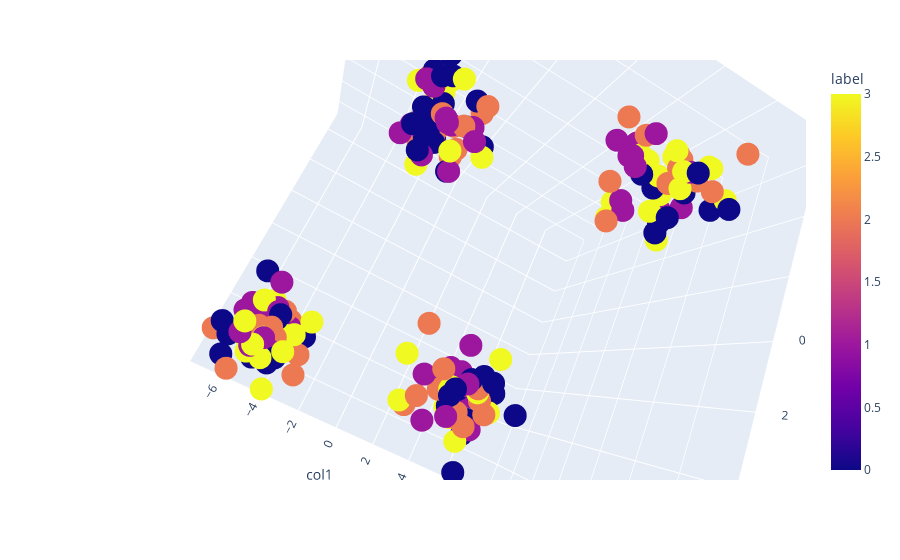

The notebook cell this image was saved under:
### Code cell
fig = px.scatter_3d(df,x='col1',y='col2',z='col3',color='label')
fig.show()

### Figure 1 — Plotly figure (JSON) as saved in the notebook; plotly's stock layout.template omitted (floating-point values rounded to 4 significant figures; data arrays with more than 128 entries replaced by an {"elided": "..."} marker saying what was removed)
{"data": [{"hovertemplate": "col1=%{x}<br>col2=%{y}<br>col3=%{z}<br>label=%{marker.color}<extra></extra>", "legendgroup": "", "marker": {"color": {"elided": "200 int values"}, "coloraxis": "coloraxis", "symbol": "circle"}, "mode": "markers", "name": "", "scene": "scene", "showlegend": false, "type": "scatter3d", "x": {"elided": "200 float values"}, "y": {"elided": "200 float values"}, "z": {"elided": "200 float values"}}], "layout": {"autosize": true, "coloraxis": {"colorbar": {"title": {"text": "label"}}, "colorscale": [[0, "#0d0887"], [0.1111, "#46039f"], [0.2222, "#7201a8"], [0.3333, "#9c179e"], [0.4444, "#bd3786"], [0.5556, "#d8576b"], [0.6667, "#ed7953"], [0.7778, "#fb9f3a"], [0.8889, "#fdca26"], [1, "#f0f921"]]}, "legend": {"tracegroupgap": 0}, "margin": {"t": 60}, "scene": {"aspectmode": "auto", "aspectratio": {"x": 1.017, "y": 1.011, "z": 0.9724}, "camera": {"center": {"x": 0, "y": 0, "z": 0}, "eye": {"x": -0.203, "y": 1.226, "z": 0.363}, "projection": {"type": "perspective"}, "up": {"x": -0.4859, "y": 0.4395, "z": -0.7555}}, "domain": {"x": [0, 1], "y": [0, 1]}, "xaxis": {"title": {"text": "col1"}, "type": "linear"}, "yaxis": {"title": {"text": "col2"}, "type": "linear"}, "zaxis": {"title": {"text": "col3"}, "type": "linear"}}}}
